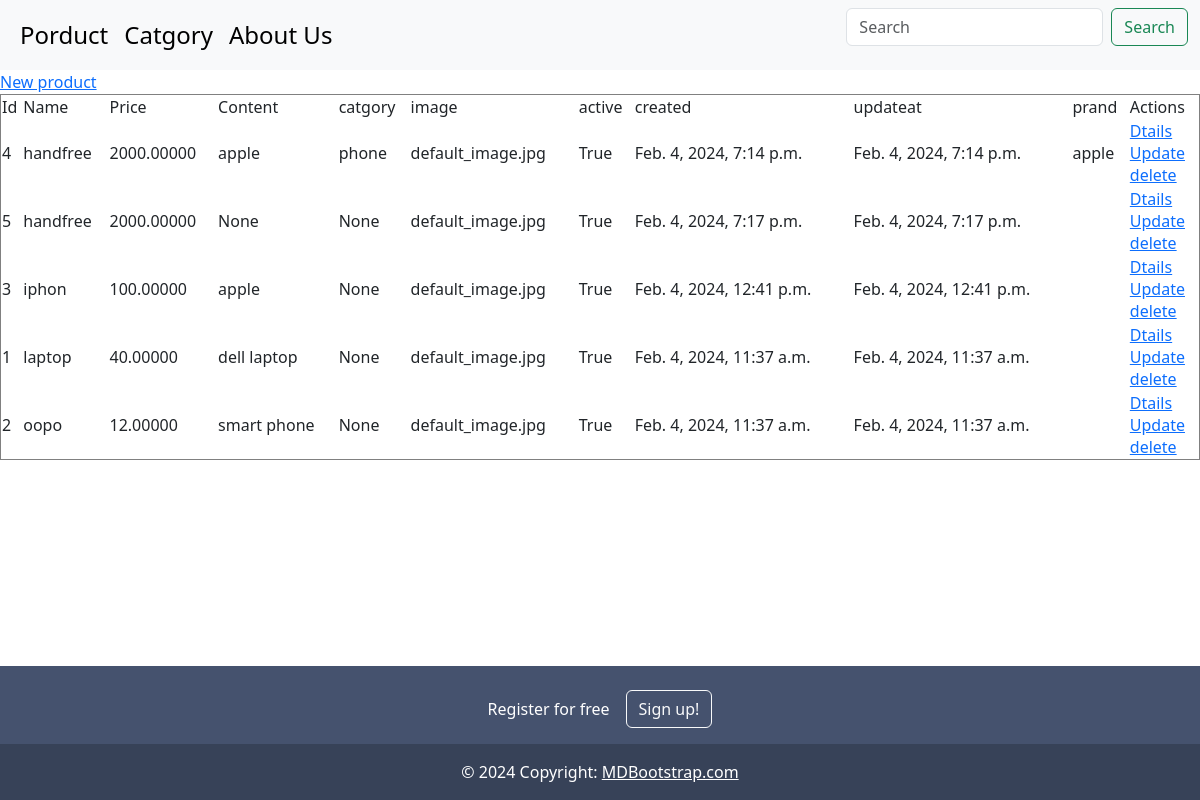
Screenshot of /products/ with the database file from the repository.
### products/models.py (models this page shows, shortened)
class Product(models.Model):
  name=models.CharField(max_length=100, default='name', verbose_name='title')
  content=models.TextField(null=True, blank=True, verbose_name='description')
  price=models.DecimalField(max_digits=10, decimal_places=5, default=10.0)
  image = models.ImageField(upload_to='product_images', default='default_image.jpg', null=True)
  active=models.BooleanField(default=True, null=True)
  category=models.CharField(max_length=50, null=True, blank=True,choices=categories)
  created = models.DateTimeField(auto_now_add=True,null=True, blank=True)
  updateat = models.DateTimeField(auto_now=True,null=True, blank=True)
  prand=models.CharField(max_length=50,default='', null=True)
  class Meta:
    verbose_name='product'
    ordering =['name']

### products/views.py (the view)
# urls.py: path('',views.products, name='products'),
def products(request):
  context={'pro':Product.objects.all()}
  return render(request,'products/products.html', context)

### templates/products/products.html (shortened to what this page needs)
{% extends 'base.html' %}
{% block content %}
<a href="{%url 'product.add'%}">New product</a>
<table width="100%" border="1">
  <tr>
    <td>Id</td>
    <td>Name</td>
    <td>Price</td>
    <td>Content</td>
    <td>catgory</td>
    <td>image</td>
    <td>active</td>
    <td>created</td>
    <td>updateat</td>
    <td>prand</td>
    <td>Actions</td>
  </tr>
  {% for x in pro %}
  <tr>
    <td>{{x.id}}</td>
    <td>{{x.name}}</td>
    <td>{{x.price}}</td>
    <td>{{x.content}}</td>
    <td>{{x.category}}</td>
    <td>{{x.image}}</td>
    <td>{{x.active}}</td>
    <td>{{x.created}}</td>
    <td>{{x.updateat}}</td>
    <td>{{x.prand}}</td>
    <td>
      <a href="{%url 'product' x.id%}">Dtails</a>
      <a href="">Update</a>
      <a href="{%url 'product.delete' x.id%}">delete </a>
    </td>
  </tr>
  {% endfor %}
</table>
{% endblock content %}

### templates/base.html
{% load static %}
<link rel="stylesheet" href="{% static 'css/style.css' %}">
{% include 'parts/navbar.html' %}
{% block content %}
{% endblock content %}
{% include 'parts/footer.html' %}

### templates/parts/navbar.html (shortened to what this page needs)
<!DOCTYPE html>
<html lang="en">
<head>
  {% load bootstrap5 %}
  {% bootstrap_css %}
</head>
<body>
  <nav class="navbar navbar-expand-lg bg-body-tertiary"style="background-color: #e3f2fd;">
    <div class="container-fluid">
      <div class="collapse navbar-collapse" id="navbarSupportedContent">
        <ul class="navbar-nav me-auto mb-2 mb-lg-0">
          <li class="nav-item">
            <a class="nav-link active text-black fs-4" aria-current="page" href="{% url 'index' %}">Porduct</a>
          </li>
          <li class="nav-item">
            <a class="nav-link text-black fs-4" href="{% url 'catgory' %}">Catgory</a>
          </li>
          <li class="nav-item">
            <a class="nav-link text-black fs-4" href="{% url 'about' %}">About Us</a>
          </li>
        </ul>
        <form class="d-flex" role="search">
          <input class="form-control me-2" type="search" placeholder="Search" aria-label="Search">
          <button class="btn btn-outline-success" type="submit">Search</button>
        </form>
      </div>
    </div>
  </nav>
</body>
</html>

### templates/parts/footer.html (shortened to what this page needs)
<!DOCTYPE html>
<html lang="en">
<head>
  {% load bootstrap5 %}
  {% bootstrap_css %}
</head>
<body>
  <section class="">
  <footer class="text-center text-white fixed-bottom" style="background-color:  #45526e;">
    <div class="container p-4 pb-0">
      <section class="">
        <p class="d-flex justify-content-center align-items-center">
          <span class="me-3">Register for free</span>
          <button type="button" class="btn btn-outline-light btn-rounded">
            Sign up!
          </button>
        </p>
      </section>
    </div>
    <div class="text-center p-3" style="background-color: rgba(0, 0, 0, 0.2);">
      © 2024 Copyright:
      <a class="text-white" href="https://mdbootstrap.com/">MDBootstrap.com</a>
    </div>
  </footer>
</section>
</body>
</html>

### project/static/css/style.css (style rules this page uses)
body { background: white; }

### rows the page displays
Product: id "4", name "handfree", price "2000.00000", content "apple", category "phone", image "default_image.jpg", active "True", created "Feb. 4, 2024, 7:14 p.m.", updateat "Feb. 4, 2024, 7:14 p.m.", prand "apple"
Product: id "5", name "handfree", price "2000.00000", content "None", category "None", image "default_image.jpg", active "True", created "Feb. 4, 2024, 7:17 p.m.", updateat "Feb. 4, 2024, 7:17 p.m."
Product: id "3", name "iphon", price "100.00000", content "apple", category "None", image "default_image.jpg", active "True", created "Feb. 4, 2024, 12:41 p.m.", updateat "Feb. 4, 2024, 12:41 p.m."
Product: id "1", name "laptop", price "40.00000", content "dell laptop", category "None", image "default_image.jpg", active "True", created "Feb. 4, 2024, 11:37 a.m.", updateat "Feb. 4, 2024, 11:37 a.m."
Product: id "2", name "oopo", price "12.00000", content "smart phone", category "None", image "default_image.jpg", active "True", created "Feb. 4, 2024, 11:37 a.m.", updateat "Feb. 4, 2024, 11:37 a.m."
